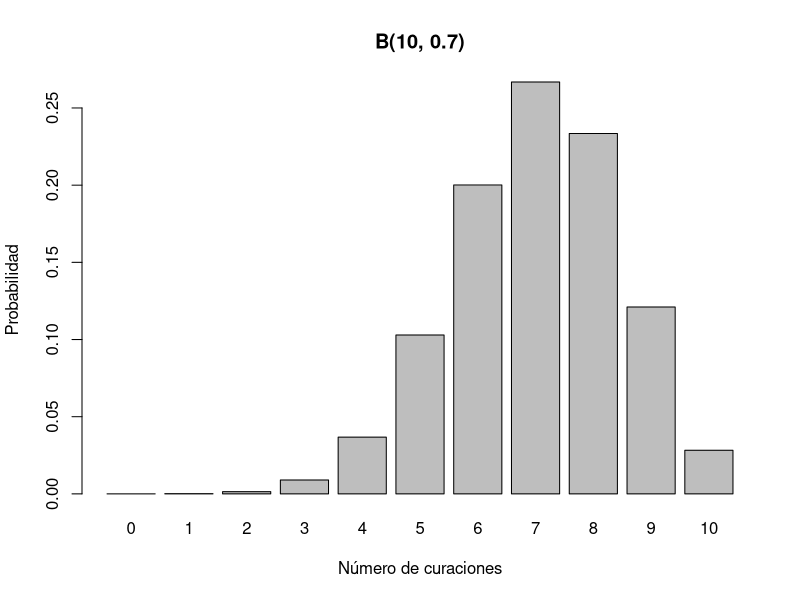
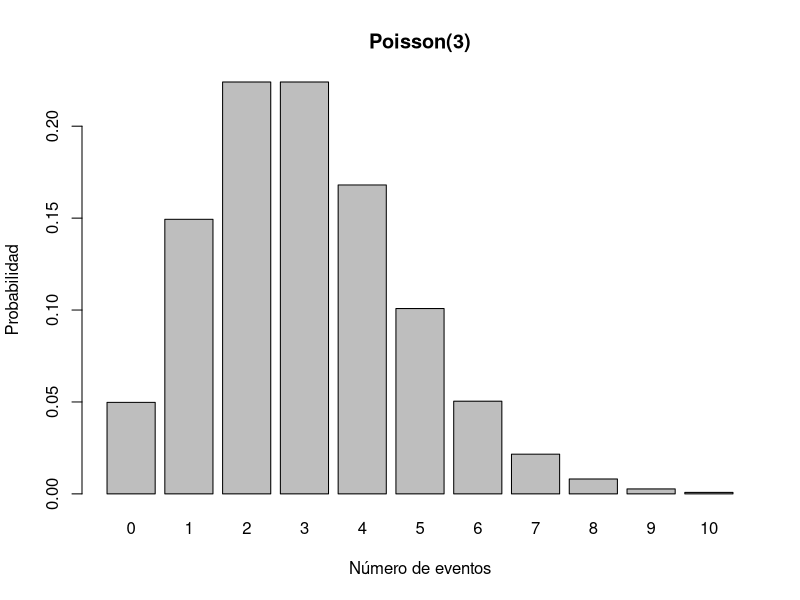
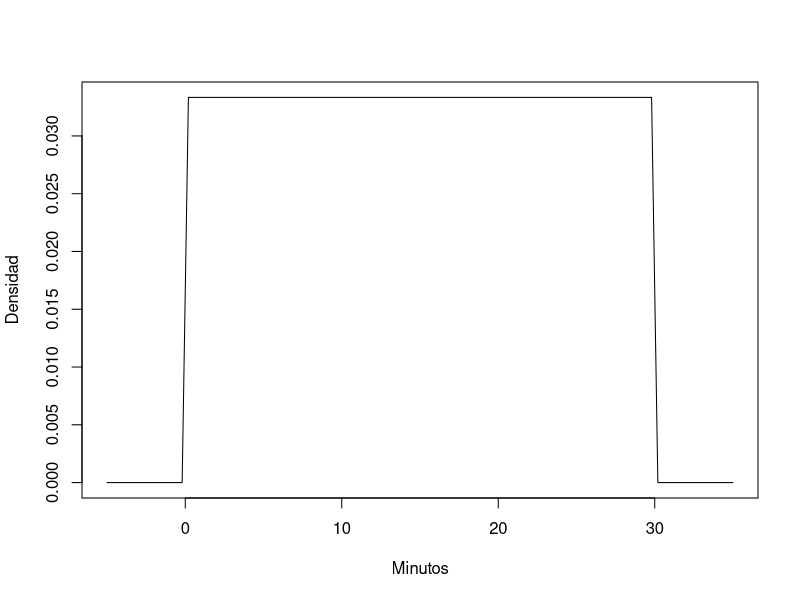
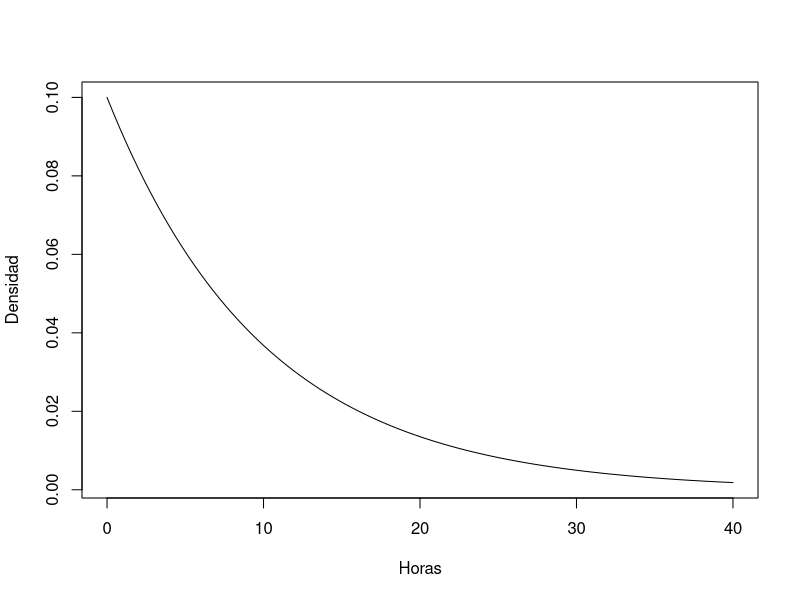
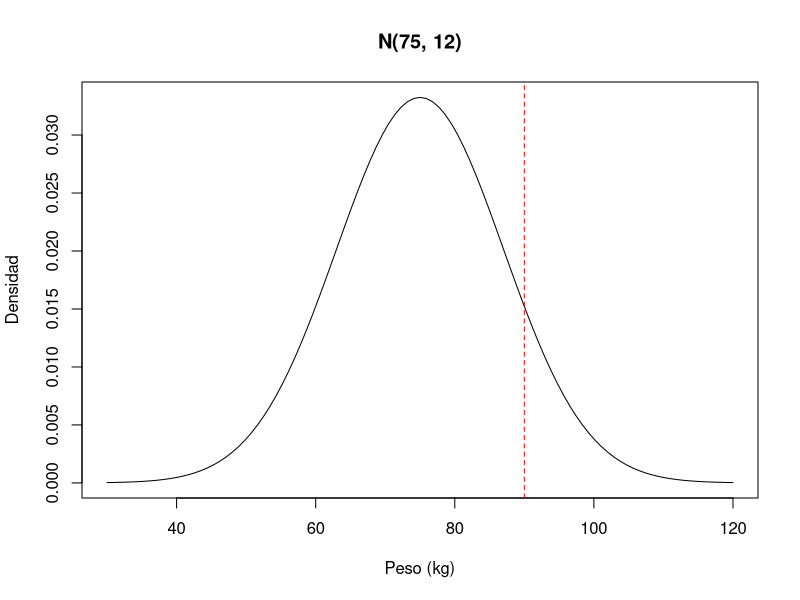
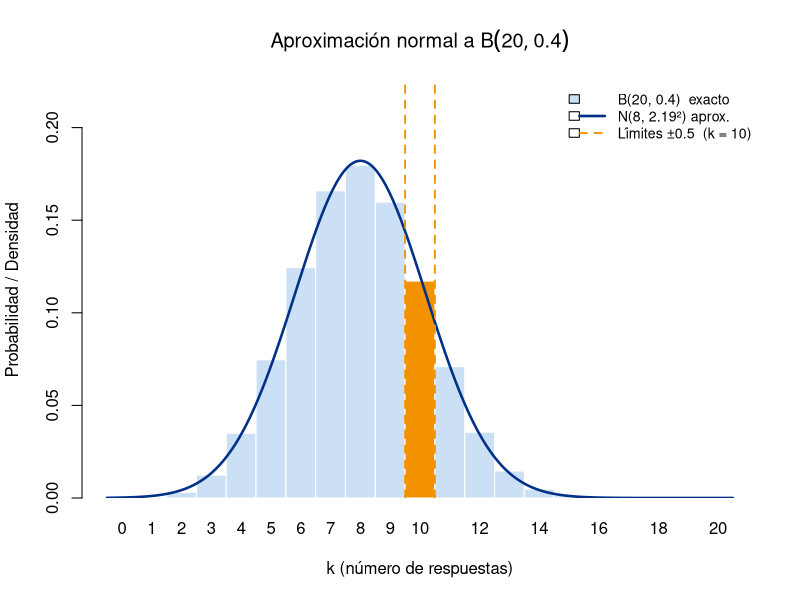
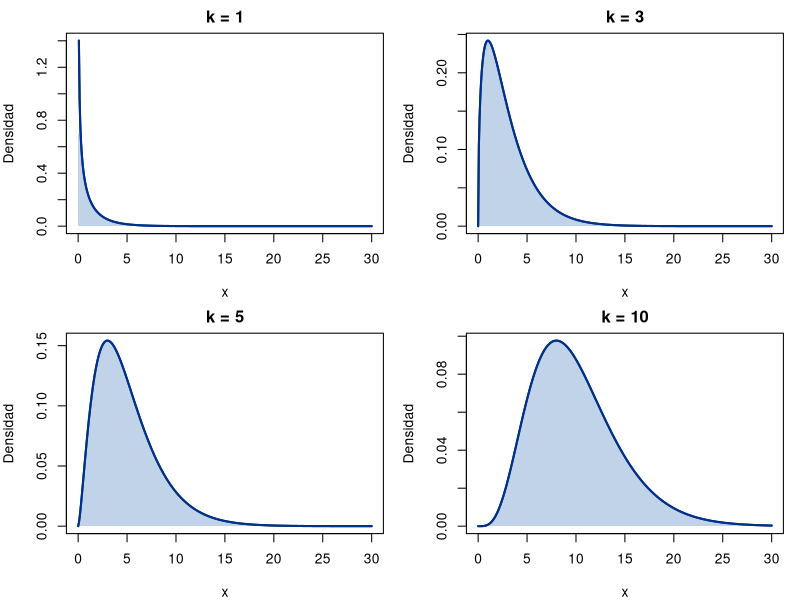
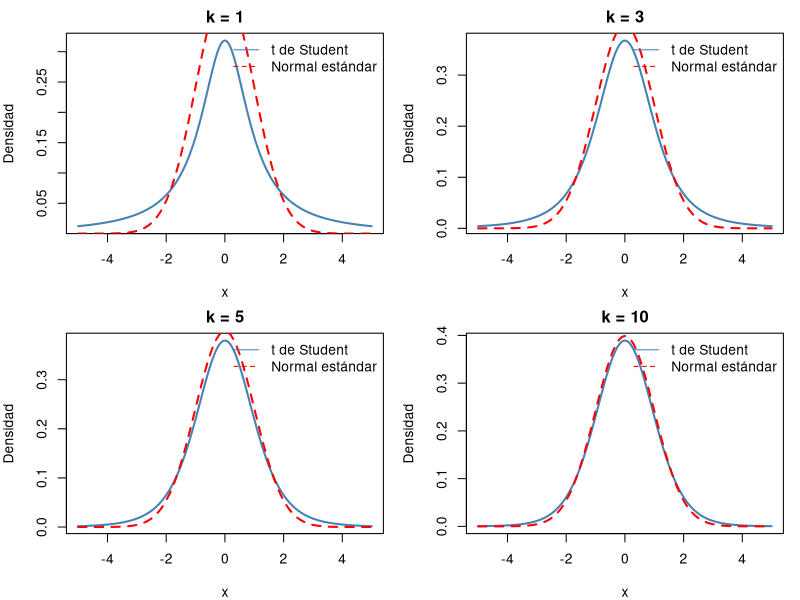

Generate these figures, in order, with R:
## ---- chunk 1
#| lst-label: lst-semana04-1
#| lst-cap: "Cálculo comparativo discreto vs continuo"
#| code-summary: "Cálculo comparativo discreto vs continuo"
#| results: "markup"

# Discreta: Binomial(n=10, p=0.5)
# P(X = 5) es distinta de cero
print(paste("P(X = 5) =", dbinom(5, 10, 0.5)))
print(paste("P(X <= 5) =", pbinom(5, 10, 0.5)))
print(paste("P(X < 5) =", pbinom(4, 10, 0.5)))

# Continua: Normal(mu=0, sd=1)
# Atención: en continuas P(X = 0) = 0 por definición.
# dnorm(0) NO es probabilidad: es la densidad f(0) en el punto 0.
print("P(X = 0) = 0  (por definición de variable continua)")
print(paste("f(0) (densidad) =", dnorm(0)))
# P(X <= 0) es 0.5
print(paste("P(X <= 0) =", pnorm(0)))
# En continuas P(X < 0) = P(X <= 0) porque P(X = 0) = 0; por eso usamos pnorm(0). Lo anterior también es 0.5
print(paste("P(X < 0) =", pnorm(0)))
## ---- chunk 2
#| lst-label: lst-semana04-2
#| lst-cap: "Código R"

# En R: calcular probabilidades para distribución uniforme discreta
k     <- 1:6
probs <- rep(1/6, 6)
mean_x <- sum(k * probs)
var_x  <- sum((k - mean_x)^2 * probs)

cat(sprintf("P(X = k) = %.4f para cada brazo k = 1..6\n", probs[1]))
cat(sprintf("E(X) = %.2f   Var(X) = %.3f\n", mean_x, var_x))

# Simulacion de la asignacion aleatoria de 600 pacientes
set.seed(2026)
n_pac <- 600
asig  <- sample(1:6, size = n_pac, replace = TRUE)

# Verificacion del balance entre brazos
tabla_asig <- table(factor(asig, levels = 1:6,
                           labels = c("A-baja","A-media","A-alta",
                                      "B-baja","B-media","B-alta")))
print(tabla_asig)
cat(sprintf("\nMedia muestral de los codigos asignados = %.3f (esperada: 3.5)\n",
            mean(asig)))
## ---- chunk 3
#| lst-label: lst-semana04-3
#| lst-cap: "Código R"

# Probabilidad de exactamente 7 curaciones
dbinom(7, size=10, prob=0.7)

# Probabilidad de 7 o menos curaciones
pbinom(7, size=10, prob=0.7)

# Visualización
x <- 0:10
probs <- dbinom(x, size=10, prob=0.7)
barplot(probs, names.arg=x, main="B(10, 0.7)",
        xlab="Número de curaciones", ylab="Probabilidad")
## ---- chunk 4
#| lst-label: lst-semana04-4
#| lst-cap: "Código R"

# Probabilidad de exactamente 5 eventos
dpois(5, lambda=3)

# Probabilidad de 5 o menos eventos
ppois(5, lambda=3)

# Visualización
x <- 0:10
probs <- dpois(x, lambda=3)
barplot(probs, names.arg=x, main="Poisson(3)",
        xlab="Número de eventos", ylab="Probabilidad")
## ---- chunk 5
#| lst-label: lst-semana04-5
#| lst-cap: "Código R"

# Densidad
curve(dunif(x, min=0, max=30), from=-5, to=35,
      xlab="Minutos", ylab="Densidad")

# P(X ≤ 10)
punif(10, min=0, max=30)
## ---- chunk 6
#| lst-label: lst-semana04-6
#| lst-cap: "Código R"

# Densidad
curve(dexp(x, rate=0.1), from=0, to=40,
      xlab="Horas", ylab="Densidad")

# P(X > 5)
1 - pexp(5, rate=0.1)
# O equivalentemente:
pexp(5, rate=0.1, lower.tail=FALSE)
## ---- chunk 7
#| lst-label: lst-semana04-7
#| lst-cap: "Código R"

# Directamente con parámetros
pnorm(90, mean=75, sd=12)

# O usando estandarización
z <- (90 - 75) / 12
pnorm(z)  # Usa N(0,1) por defecto

# Visualización
curve(dnorm(x, mean=75, sd=12), from=30, to=120,
      xlab="Peso (kg)", ylab="Densidad",
      main="N(75, 12)")
abline(v=90, col="red", lty=2)
## ---- chunk 8
#| lst-label: lst-semana04-8
#| lst-cap: "Código R"

n <- 20; p <- 0.4
mu <- n*p; sigma <- sqrt(n*p*(1-p))
k  <- 10

cat("Exacto:               ", pbinom(k, n, p), "\n")
cat("Normal sin corrección:", pnorm(k, mu, sigma), "\n")
cat("Normal con corrección:", pnorm(k + 0.5, mu, sigma), "\n")
## ---- chunk 9
#| lst-label: lst-fig-normal-binom
#| lst-cap: "Código R"
#| fig-cap: "Aproximación normal a B(20, 0.4). Las barras son probabilidades binomiales exactas; la curva azul es la densidad N(8, 2.19²). La barra naranja (k = 10) y las líneas punteadas ilustran la corrección de continuidad: el área bajo la curva normal en [9.5, 10.5] corresponde a P(X = 10)."
#| fig-width: 7
#| fig-height: 4.5

n <- 20; p <- 0.4
mu <- n * p; sigma <- sqrt(n * p * (1 - p))
x_vals  <- 0:n
probs_b <- dbinom(x_vals, n, p)

# Histograma tipo barras binomiales
bp <- barplot(probs_b,
              names.arg = x_vals,
              col    = ifelse(x_vals == 10, "#f39200", "#cce0f5"),
              border = "white",
              xlab   = "k (número de respuestas)",
              ylab   = "Probabilidad / Densidad",
              main   = expression("Aproximación normal a " * B(20, 0.4)),
              ylim   = c(0, max(probs_b) * 1.25),
              space  = 0)

# Curva normal superpuesta (coordenadas del barplot: posición = k + 0.5)
x_c <- seq(-0.5, n + 0.5, length.out = 400)
lines(x_c + 0.5, dnorm(x_c, mu, sigma), col = "#003087", lwd = 2.5)

# Límites corrección de continuidad para k = 10
abline(v = c(10, 11), col = "#f39200", lty = 2, lwd = 1.8)

legend("topright",
       legend = c(sprintf("B(%d, %.1f)  exacto", n, p),
                  sprintf("N(%.0f, %.2f²) aprox.", mu, sigma),
                  "Límites ±0.5  (k = 10)"),
       fill   = c("#cce0f5", NA, NA),
       lty    = c(NA, 1, 2),
       lwd    = c(NA, 2.5, 1.8),
       col    = c(NA, "#003087", "#f39200"),
       bty    = "n", cex = 0.85)
## ---- chunk 10
#| lst-label: lst-fig-chi-cuadrado
#| lst-cap: "Código R"
#| fig-cap: "Densidad de la distribución chi-cuadrado para diferentes grados de libertad. A medida que k aumenta, la distribución se vuelve más simétrica y se aproxima a una normal."
#| fig-width: 7
#| fig-height: 4.5
#| fig-subcap: c("k = 1", "k = 3", "k = 5", "k = 10")
#| fig-layout: c(2, 2)
#| fig-show: "hold"

library(ggplot2)
k_values <- c(1, 3, 5, 10)
x <- seq(0, 30, length.out = 400)
# Configuración de paneles
par(mfrow = c(2, 2),
    mar = c(4, 4, 2, 1))
for (k in k_values) {
  y <- dchisq(x, df = k)
  plot(
    x, y,
    type = "l",
    lwd = 2,
    col = "#003087",
    main = paste("k =", k),
    xlab = "x",
    ylab = "Densidad"
  )
  polygon(
    c(x, rev(x)),
    c(y, rep(0, length(y))),
    col = adjustcolor("#4F81BD", alpha.f = 0.35),
    border = NA
  )
  lines(x, y, lwd = 2, col = "#003087")
}
## ---- chunk 11
#| lst-label: lst-fig-t-student
#| lst-cap: "Código R"
#| fig-cap: "Densidad de la distribución t de Student para diferentes grados de libertad. A medida que k aumenta, la distribución se vuelve más similar a una normal estándar, aunque siempre tiene colas más pesadas."
#| fig-width: 7
#| fig-height: 4.5
#| fig-subcap: ["k = 1", "k = 3", "k = 5", "k = 10"]
#| fig-layout: [2, 2]

k_values <- c(1, 3, 5, 10)
x <- seq(-5, 5, length.out = 500)

par(mfrow = c(2, 2))

for (k in k_values) {
  y <- dt(x, df = k)
  
  plot(
    x, y,
    type = "l",
    lwd = 2,
    col = "steelblue",
    main = paste("k =", k),
    xlab = "x",
    ylab = "Densidad"
  )
  
  curve(
    dnorm(x),
    add = TRUE,
    col = "red",
    lty = 2,
    lwd = 2
  )
  
  legend(
    "topright",
    legend = c("t de Student", "Normal estándar"),
    col = c("steelblue", "red"),
    lty = c(1, 2),
    bty = "n"
  )
}
## ---- chunk 12
#| lst-label: lst-semana04-12
#| lst-cap: "Código R"

# Graficar ambas distribuciones
curve(dnorm(x, mean=0, sd=1), from=-4, to=4, col="blue", lwd=2,
      main="N(0,1) vs t con 5 gl", xlab="x", ylab="Densidad")
curve(dt(x, df=5), from=-4, to=4, col="red", lwd=2, add=TRUE)
legend("topright", legend=c("N(0,1)", "t(5)"),
       col=c("blue", "red"), lwd=2)
## ---- chunk 13
#| lst-label: lst-fig-f-distribution
#| lst-cap: "Código R"
#| fig-cap: "Densidad de la distribución F de Snedecor para diferentes combinaciones de grados de libertad. La distribución F es asimétrica hacia la derecha y solo toma valores positivos."
#| fig-width: 7
#| fig-height: 4.5
#| fig-subcap: ["d1 = 1, d2 = 1", "d1 = 5, d2 = 2",
#|              "d1 = 10, d2 = 10", "d1 = 20, d2 = 30"]
#| fig-layout: [2, 2]

params <- list(
  c(1, 1),
  c(5, 2),
  c(10, 10),
  c(20, 30)
)

x <- seq(0.001, 5, length.out = 500)

par(mfrow = c(2, 2))

for (p in params) {

  d1 <- p[1]
  d2 <- p[2]

  y <- df(x, df1 = d1, df2 = d2)

  plot(
    x, y,
    type = "l",
    lwd = 2,
    col = "blue",
    main = paste("d1 =", d1, ", d2 =", d2),
    xlab = "x",
    ylab = "Densidad"
  )
}
## ---- chunk 14
#| lst-label: lst-semana04-14
#| lst-cap: "Código R"

set.seed(123)

# Generar medias muestrales a partir de muestras de una U(0,1)
n_simulaciones <- 10000
tamano_muestra <- 30

medias <- replicate(n_simulaciones, mean(runif(tamano_muestra, 0, 1)))

# Graficar histograma con curva normal teórica
hist(medias, breaks=40, probability=TRUE,
     main="Distribución de medias muestrales (U(0,1), n=30)",
     xlab="Media muestral", ylab="Densidad")

# Añadir curva normal teórica: N(0.5, 1/(12*30))
mu_teorica <- 0.5
sigma_teorica <- sqrt(1/(12*tamano_muestra))
curve(dnorm(x, mean=mu_teorica, sd=sigma_teorica),
      add=TRUE, col="red", lwd=2)

legend("topright", legend=c("Simulación", "Normal teórica"),
       fill=c("gray", "red"))
## ---- chunk 15
#| lst-label: lst-fig-binom-to-normal
#| lst-cap: "Código R"
#| fig-cap: "Aproximación de la distribución Binomial a la Normal para diferentes valores de n. A medida que n aumenta, la forma de la binomial (barras) se asemeja más a la curva de densidad Normal (línea roja)."
#| fig-width: 8
#| fig-height: 6
#| layout-ncol: 2

par(mfrow=c(2, 2)) # Organizar 4 gráficos en una cuadrícula de 2x2

p_val <- 0.5 # Probabilidad de éxito

# Caso 1: n pequeña (n=10)
n1 <- 10
x1 <- 0:n1
y1 <- dbinom(x1, size=n1, prob=p_val)
mu1 <- n1 * p_val
sigma1 <- sqrt(n1 * p_val * (1 - p_val))
plot(x1, y1, type="h", lwd=2, col="blue",
     main=paste0("Binomial (n=", n1, ", p=", p_val, ")"),
     xlab="Número de Éxitos", ylab="Probabilidad / Densidad")
curve(dnorm(x, mean=mu1, sd=sigma1), add=TRUE, col="red", lwd=2)

# Caso 2: n mediana (n=30)
n2 <- 30
x2 <- 0:n2
y2 <- dbinom(x2, size=n2, prob=p_val)
mu2 <- n2 * p_val
sigma2 <- sqrt(n2 * p_val * (1 - p_val))
plot(x2, y2, type="h", lwd=2, col="blue",
     main=paste0("Binomial (n=", n2, ", p=", p_val, ")"),
     xlab="Número de Éxitos", ylab="Probabilidad / Densidad")
curve(dnorm(x, mean=mu2, sd=sigma2), add=TRUE, col="red", lwd=2)

# Caso 3: n grande (n=100)
n3 <- 100
x3 <- 0:n3
y3 <- dbinom(x3, size=n3, prob=p_val)
mu3 <- n3 * p_val
sigma3 <- sqrt(n3 * p_val * (1 - p_val))
plot(x3, y3, type="h", lwd=2, col="blue",
     main=paste0("Binomial (n=", n3, ", p=", p_val, ")"),
     xlab="Número de Éxitos", ylab="Probabilidad / Densidad")
curve(dnorm(x, mean=mu3, sd=sigma3), add=TRUE, col="red", lwd=2)

# Caso 4: n muy grande (n=500)
n4 <- 500
x4 <- 0:n4
y4 <- dbinom(x4, size=n4, prob=p_val)
mu4 <- n4 * p_val
sigma4 <- sqrt(n4 * p_val * (1 - p_val))
plot(x4, y4, type="h", lwd=2, col="blue",
     main=paste0("Binomial (n=", n4, ", p=", p_val, ")"),
     xlab="Número de Éxitos", ylab="Probabilidad / Densidad")
curve(dnorm(x, mean=mu4, sd=sigma4), add=TRUE, col="red", lwd=2)

par(mfrow=c(1,1)) # Reset layout
## ---- chunk 16
#| lst-label: lst-fig-poisson-to-normal
#| lst-cap: "Código R"
#| fig-cap: "Aproximación de la distribución de Poisson a la Normal para diferentes valores de lambda. A medida que lambda aumenta, la forma de la Poisson (barras) se asemeja más a la curva de densidad Normal (línea roja)."
#| fig-width: 8
#| fig-height: 6
#| layout-ncol: 2

par(mfrow=c(2, 2)) # Organizar 4 gráficos en una cuadrícula de 2x2

# Caso 1: lambda pequeña (lambda=1)
lambda1 <- 1
x1_poisson <- 0:max(10, round(lambda1 + 3 * sqrt(lambda1)))
y1_poisson <- dpois(x1_poisson, lambda=lambda1)
mu1_poisson <- lambda1
sigma1_poisson <- sqrt(lambda1)
plot(x1_poisson, y1_poisson, type="h", lwd=2, col="darkgreen",
     main=paste0("Poisson (lambda=", lambda1, ")"),
     xlab="Número de Eventos", ylab="Probabilidad / Densidad",
     ylim=c(0, max(y1_poisson, dnorm(mu1_poisson, mu1_poisson, sigma1_poisson))))
curve(dnorm(x, mean=mu1_poisson, sd=sigma1_poisson),
      from=min(x1_poisson), to=max(x1_poisson), add=TRUE, col="red", lwd=2)


# Caso 2: lambda mediana (lambda=5)
lambda2 <- 5
x2_poisson <- 0:max(15, round(lambda2 + 3 * sqrt(lambda2)))
y2_poisson <- dpois(x2_poisson, lambda=lambda2)
mu2_poisson <- lambda2
sigma2_poisson <- sqrt(lambda2)
plot(x2_poisson, y2_poisson, type="h", lwd=2, col="darkgreen",
     main=paste0("Poisson (lambda=", lambda2, ")"),
     xlab="Número de Eventos", ylab="Probabilidad / Densidad",
     ylim=c(0, max(y2_poisson, dnorm(mu2_poisson, mu2_poisson, sigma2_poisson))))
curve(dnorm(x, mean=mu2_poisson, sd=sigma2_poisson),
      from=min(x2_poisson), to=max(x2_poisson), add=TRUE, col="red", lwd=2)

# Caso 3: lambda grande (lambda=15)
lambda3 <- 15
x3_poisson <- 0:max(30, round(lambda3 + 3 * sqrt(lambda3)))
y3_poisson <- dpois(x3_poisson, lambda=lambda3)
mu3_poisson <- lambda3
sigma3_poisson <- sqrt(lambda3)
plot(x3_poisson, y3_poisson, type="h", lwd=2, col="darkgreen",
     main=paste0("Poisson (lambda=", lambda3, ")"),
     xlab="Número de Eventos", ylab="Probabilidad / Densidad",
     ylim=c(0, max(y3_poisson, dnorm(mu3_poisson, mu3_poisson, sigma3_poisson))))
curve(dnorm(x, mean=mu3_poisson, sd=sigma3_poisson),
      from=min(x3_poisson), to=max(x3_poisson), add=TRUE, col="red", lwd=2)

# Caso 4: lambda muy grande (lambda=50)
lambda4 <- 50
x4_poisson <- 0:max(70, round(lambda4 + 3 * sqrt(lambda4)))
y4_poisson <- dpois(x4_poisson, lambda=lambda4)
mu4_poisson <- lambda4
sigma4_poisson <- sqrt(lambda4)
plot(x4_poisson, y4_poisson, type="h", lwd=2, col="darkgreen",
     main=paste0("Poisson (lambda=", lambda4, ")"),
     xlab="Número de Eventos", ylab="Probabilidad / Densidad",
     ylim=c(0, max(y4_poisson, dnorm(mu4_poisson, mu4_poisson, sigma4_poisson))))
curve(dnorm(x, mean=mu4_poisson, sd=sigma4_poisson),
      from=min(x4_poisson), to=max(x4_poisson), add=TRUE, col="red", lwd=2)

par(mfrow=c(1,1)) # Reset layout
## ---- chunk 17
#| lst-label: lst-fig-exp-poisson-duality
#| lst-cap: "Código R"
#| fig-cap: "Dualidad entre la distribución de Poisson y la Exponencial. La parte superior muestra la simulación de un proceso de Poisson con eventos marcados. La parte inferior es el histograma de los tiempos entre eventos, mostrando un ajuste a la distribución Exponencial."
#| fig-width: 8
#| fig-height: 6

set.seed(42) # Para reproducibilidad

lambda_rate <- 2 # Tasa de eventos por unidad de tiempo
max_time <- 10  # Tiempo total de observación

# Simular un proceso de Poisson: número de eventos en max_time
num_events_poisson <- rpois(1, lambda = lambda_rate * max_time)
cat("Número simulado de eventos en", max_time, "unidades de tiempo:", num_events_poisson, "\n")

# Simular los tiempos de inter-llegada (distribución Exponencial)
inter_arrival_times <- rexp(num_events_poisson + 1, rate = lambda_rate)
# Asegurarse de que la suma de tiempos no exceda max_time
arrival_times <- cumsum(inter_arrival_times)
arrival_times <- arrival_times[arrival_times <= max_time]

# Eliminar el último tiempo si excede el max_time para el histograma
if (length(arrival_times) > 0 && sum(inter_arrival_times[1:length(arrival_times)]) > max_time) {
  inter_arrival_times_for_hist <- inter_arrival_times[1:length(arrival_times) - 1]
} else {
  inter_arrival_times_for_hist <- inter_arrival_times[1:length(arrival_times)]
}
inter_arrival_times_for_hist <- inter_arrival_times_for_hist[inter_arrival_times_for_hist > 0] # Eliminar posibles 0 si no hay eventos

# Preparar el gráfico
par(mfrow=c(2, 1), mar=c(4, 4, 2, 2) + 0.1)

# Gráfico superior: Proceso de Poisson (eventos en el tiempo)
plot(arrival_times, rep(1, length(arrival_times)), pch=16, col="darkblue",
     xlab="Tiempo", ylab="Eventos",
     main=paste0("Simulación de Proceso de Poisson (lambda=", lambda_rate, ")"),
     xlim=c(0, max_time), ylim=c(0.5, 1.5), yaxt='n')
axis(side=2, at=1, labels="Eventos")
segments(0, 1, max_time, 1, col="gray", lty=2)

# Gráfico inferior: Histograma de tiempos de inter-llegada (Exponencial)
if (length(inter_arrival_times_for_hist) > 1) {
  hist(inter_arrival_times_for_hist, breaks=20, probability=TRUE,
       main=paste0("Histograma de Tiempos de Inter-Llegada (Exponencial, lambda=", lambda_rate, ")"),
       xlab="Tiempo entre Eventos", ylab="Densidad",
       col="lightgreen", border="white")
  curve(dexp(x, rate = lambda_rate), add=TRUE, col="red", lwd=2)
} else {
  plot(1, type="n", main="No hay suficientes eventos para histograma de inter-llegada",
       xlab="", ylab="", xaxt='n', yaxt='n')
  text(1,1, "Aumenta max_time o lambda_rate para más eventos.")
}

par(mfrow=c(1,1)) # Reset layout
